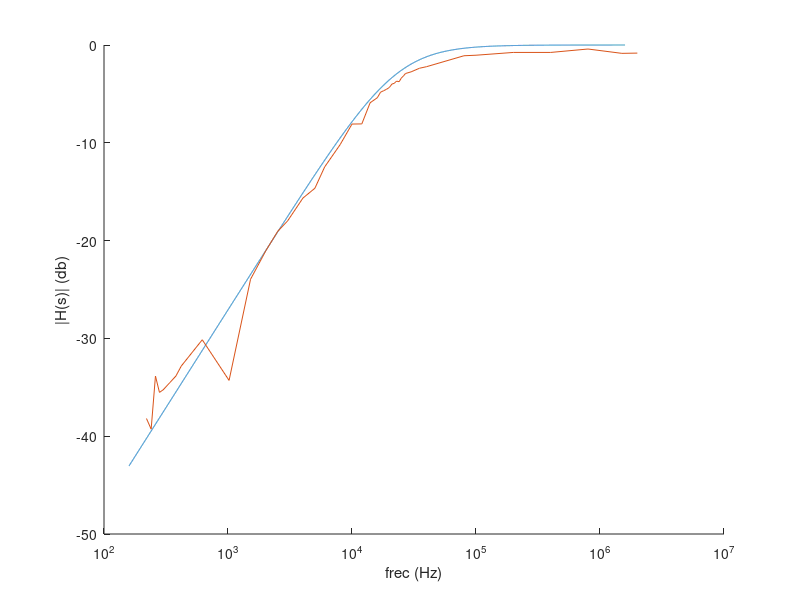

Recreate this plot in MATLAB.
 hold off
s=tf('s');
 h=(s*7.05*10^-6)/((s*7.05*10^-6)+1)
 wrange=logspace(3,7,10000);
 %bode(h
[mag, pha , w] = bode(h,wrange);
mag = squeeze(mag);
% xlabel('frec (1/s)');
% ylabel('|H(s)| (db)');
 %hold on
 
 Vr=[0.025 0.025 0.04 0.033 0.034 0.038 0.04 0.045 0.0613 0.038 0.125 0.175 0.22 0.248 0.325 0.4 0.481 0.625 0.769 0.869 0.988 1.075 1.131 1.15 1.188 1.213 1.263 1.275 1.3 1.306 1.331 1.356 1.369 1.394 1.444 1.506 1.55 1.78 1.8 1.86 1.86 1.86 1.84 1.8]
 V1=[2.03 2.3 1.97 1.97 1.97 2.02 1.97 1.97 1.97 1.97 1.97 1.97 1.97 1.97 1.97 2.16 2.02 2.02 1.95 2.2 1.95 2 1.97 1.97 2 2 2 2 2 2 2.05 2 1.97 1.95 1.98 1.98 2 2.02 2.03 2.03 2.03 1.95 2.03 1.98]
 frec=[220 240 260 280 300 340 380 420 620 1020 1520 2020 2520 3020 4020 5020 6020 8020 10000 12000 14000 16000 17000 18000 19000 20000 21000 22000 22575 23000 24000 25000 26000 27000 30000 35000 40000 80000 100000 200000 400000 800000 1500000 2000000]
 j=Vr./V1
 hold off
 %plot(frec,j) 
 hold on
 xlabel('frec (Hz)');
ylabel('|H(s)| (db)');

semilogx(w./(2*pi) , 20 * log10(mag) );
hold on
semilogx(frec,20*log10(j));